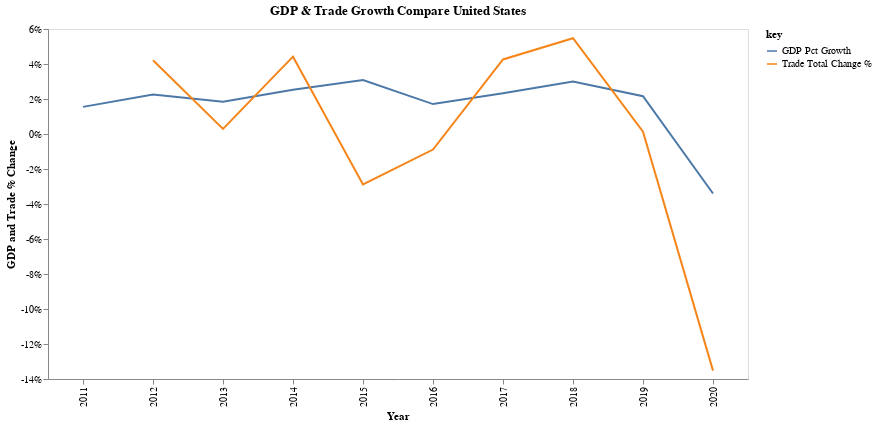

Notebook code cell kept with this figure:
### Code cell
my_altair.get_time_series_gdp_trade_trend_chart("United States")

### Figure 1 — Vega-Lite specification as saved in the notebook (floating-point values rounded to 4 significant figures)
{"config": {"view": {"continuousWidth": 400, "continuousHeight": 300}, "axis": {"grid": false}}, "layer": [{"mark": "line", "encoding": {"color": {"field": "key", "type": "nominal"}, "x": {"axis": {"title": "Year"}, "field": "Year", "type": "nominal"}, "y": {"axis": {"labelExpr": "datum.value + \"%\"", "title": "GDP and Trade % Change"}, "field": "value", "type": "quantitative"}}, "height": 350, "title": "GDP & Trade Growth Compare United States", "transform": [{"fold": ["GDP Pct Growth", "Trade Total Change %"]}], "width": 700}, {"mark": {"type": "circle", "color": "red", "opacity": 0.0, "size": 1000}, "encoding": {"tooltip": [{"field": "GDP Growth Pct", "type": "quantitative"}, {"field": "Trade Total Change %", "type": "quantitative"}], "x": {"axis": {"title": ""}, "field": "Year", "type": "nominal"}, "y": {"axis": {"title": ""}, "field": "value", "type": "quantitative"}}, "transform": [{"fold": ["GDP Pct Growth", "Trade Total Change %"]}], "width": 700}], "data": {"name": "data-664e6a6d513b41d654b401d7060c5def"}, "$schema": "https://vega.github.io/schema/vega-lite/v4.17.0.json", "datasets": {"data-664e6a6d513b41d654b401d7060c5def": [{"Country": "United States", "Metric Year": "2011-01-01", "Year": 2011, "AFF value added": 1.216, "Exports G & S Pct GDP": 13.61, "Exports G & S Pct US dollar": 2144000000000.0, "Exports G & S Pct constant LCU": 2033000000000.0, "Exports G & S annual growth %": 7.166, "External balance on G & S pct GDP": -3.729, "Final Consumption Pct GDP": 84.99, "Foreign Direct Investment pct GDP": 1.695, "GDP": 15540000000000.0, "GDP (constant LCU)": 16570000000000.0, "GDP Growth Pct": 1.551, "GDP per capita": 49882, "GDP per capita Growth Pct": 0.8155, "GDP per capita constant LCU": 53190.0, "GNI const LCU": 16690000000000.0, "GNI per capita Atlas": 50630, "GNI per capita Growth Pct": 1.261, "GNI per capita const LCU": 53570.0, "Govt Final Consumption expenditure Growth Pct": -3.069, "Govt Final Consumption expenditure Pct GDP": 16.16, "Gross capital formation": 19.1, "Gross capital formation constant LCU": 3123000000000.0, "Gross domestic savings": 15.01, "Gross fixed capital formation": 18.81, "Gross fixed capital formation, private sector": 14.41, "Gross national expenditure Pct GDP": 104.1, "Gross national expenditure constant LCU": 17040000000000.0, "Gross savings Pct GDP": 16.32, "Gross savings Pct GNI": 16.0, "HH final consumer expenditure": 68.84, "Imports of G & S (constant LCU)": 2437000000000.0, "Imports of G & S Pct GDP": 17.34, "Imports of G & S Pct annual growth": 4.816, "Imports of G & S current US dollar": 2698000000000.0, "Industry Pct GDP": 19.42, "Industry Pct Growth": 0.4341, "Industry constant LCU": 3093000000000.0, "Industry curr $US": 3018000000000.0, "Inflation, GDP deflator Pct": 2.089, "Manufactures exports (pct merch exp)": 62.13, "Manufactures imports (pct merch imp)": 67.5, "Manufacturing Pct GDP": 11.95, "Manufacturing Pct Growth": 0.3209, "Manufacturing constant LCU": 2007000000000.0, "Manufacturing curr $US": 1858000000000.0, "Merchandise exports curr USD": 1483000000000.0, "Merchandise imports curr USD": 2266000000000.0, "Net trade in G & S US dollar": -554500000000.0, "Net trade in Goods US dollar": -741000000000.0, "Population": 311583481, "Population growth": 0.73, "Service exports curr $USD": 644700000000.0, "Service imports curr $USD": 458200000000.0, "Services Pct GDP": 75.86, "Services value added GDP": 1.685, "Services, value added const LCU": 12850000000000.0, "Services, value added curr $US": 11790000000000.0, "Textiles and clothing %  manufacturing": 1.412, "Trade Pct GDP": 30.96, "Urban population growth Pct": 0.9395, "Urban population pct tot Pop": 80.94, "GDP $B": "$15543B", "GDP Pct Growth %": "1.55%", "GDP Pct Growth": 1.55, "Imports G & S Pct GDP": 17.34, "Net Trade Pct GDP": -3.73, "Trade Pct GDP %": 0.31, "Trade Total": 4818000000000.0, "Prev Year": 2010, "Year_curr": 2011, "Trade Total Change": null, "Trade Total Change %": null}, {"Country": "United States", "Metric Year": "2012-01-01", "Year": 2012, "AFF value added": 1.159, "Exports G & S Pct GDP": 13.69, "Exports G & S Pct US dollar": 2247000000000.0, "Exports G & S Pct constant LCU": 2115000000000.0, "Exports G & S annual growth %": 4.014, "External balance on G & S pct GDP": -3.406, "Final Consumption Pct GDP": 83.74, "Foreign Direct Investment pct GDP": 1.546, "GDP": 16200000000000.0, "GDP (constant LCU)": 16950000000000.0, "GDP Growth Pct": 2.25, "GDP per capita": 51602, "GDP per capita Growth Pct": 1.502, "GDP per capita constant LCU": 53990.0, "GNI const LCU": 17260000000000.0, "GNI per capita Atlas": 52780, "GNI per capita Growth Pct": 2.644, "GNI per capita const LCU": 54980.0, "Govt Final Consumption expenditure Growth Pct": -1.457, "Govt Final Consumption expenditure Pct GDP": 15.53, "Gross capital formation": 20.02, "Gross capital formation constant LCU": 3363000000000.0, "Gross domestic savings": 16.26, "Gross fixed capital formation": 19.58, "Gross fixed capital formation, private sector": 15.31, "Gross national expenditure Pct GDP": 103.8, "Gross national expenditure constant LCU": 17390000000000.0, "Gross savings Pct GDP": 18.66, "Gross savings Pct GNI": 18.13, "HH final consumer expenditure": 68.21, "Imports of G & S (constant LCU)": 2496000000000.0, "Imports of G & S Pct GDP": 17.1, "Imports of G & S Pct annual growth": 2.448, "Imports of G & S current US dollar": 2773000000000.0, "Industry Pct GDP": 19.16, "Industry Pct Growth": 1.564, "Industry constant LCU": 3142000000000.0, "Industry curr $US": 3103000000000.0, "Inflation, GDP deflator Pct": 1.918, "Manufactures exports (pct merch exp)": 62.02, "Manufactures imports (pct merch imp)": 69.47, "Manufacturing Pct GDP": 11.85, "Manufacturing Pct Growth": -0.4909, "Manufacturing constant LCU": 1997000000000.0, "Manufacturing curr $US": 1920000000000.0, "Merchandise exports curr USD": 1546000000000.0, "Merchandise imports curr USD": 2337000000000.0, "Net trade in G & S US dollar": -525900000000.0, "Net trade in Goods US dollar": -741100000000.0, "Population": 313877662, "Population growth": 0.73, "Service exports curr $USD": 684800000000.0, "Service imports curr $USD": 469600000000.0, "Services Pct GDP": 76.15, "Services value added GDP": 2.216, "Services, value added const LCU": 13130000000000.0, "Services, value added curr $US": 12330000000000.0, "Textiles and clothing %  manufacturing": 1.316, "Trade Pct GDP": 30.79, "Urban population growth Pct": 0.9496, "Urban population pct tot Pop": 81.12, "GDP $B": "$16197B", "GDP Pct Growth %": "2.25%", "GDP Pct Growth": 2.25, "Imports G & S Pct GDP": 17.1, "Net Trade Pct GDP": -3.41, "Trade Pct GDP %": 0.31, "Trade Total": 5021000000000.0, "Prev Year": 2011, "Year_curr": 2012, "Trade Total Change": 202900000000.0, "Trade Total Change %": 4.21}, {"Country": "United States", "Metric Year": "2013-01-01", "Year": 2013, "AFF value added": 1.334, "Exports G & S Pct GDP": 13.63, "Exports G & S Pct US dollar": 2313000000000.0, "Exports G & S Pct constant LCU": 2178000000000.0, "Exports G & S annual growth %": 2.971, "External balance on G & S pct GDP": -2.856, "Final Consumption Pct GDP": 82.79, "Foreign Direct Investment pct GDP": 1.717, "GDP": 16780000000000.0, "GDP (constant LCU)": 17260000000000.0, "GDP Growth Pct": 1.842, "GDP per capita": 53106, "GDP per capita Growth Pct": 1.139, "GDP per capita constant LCU": 54600.0, "GNI const LCU": 17530000000000.0, "GNI per capita Atlas": 53980, "GNI per capita Growth Pct": 0.8901, "GNI per capita const LCU": 55470.0, "Govt Final Consumption expenditure Growth Pct": -1.888, "Govt Final Consumption expenditure Pct GDP": 15.09, "Gross capital formation": 20.41, "Gross capital formation constant LCU": 3520000000000.0, "Gross domestic savings": 17.21, "Gross fixed capital formation": 19.79, "Gross fixed capital formation, private sector": 15.78, "Gross national expenditure Pct GDP": 103.2, "Gross national expenditure constant LCU": 17670000000000.0, "Gross savings Pct GDP": 19.09, "Gross savings Pct GNI": 18.64, "HH final consumer expenditure": 67.7, "Imports of G & S (constant LCU)": 2527000000000.0, "Imports of G & S Pct GDP": 16.48, "Imports of G & S Pct annual growth": 1.213, "Imports of G & S current US dollar": 2760000000000.0, "Industry Pct GDP": 19.26, "Industry Pct Growth": 2.518, "Industry constant LCU": 3221000000000.0, "Industry curr $US": 3232000000000.0, "Inflation, GDP deflator Pct": 1.755, "Manufactures exports (pct merch exp)": 61.18, "Manufactures imports (pct merch imp)": 71.13, "Manufacturing Pct GDP": 11.81, "Manufacturing Pct Growth": 2.933, "Manufacturing constant LCU": 2056000000000.0, "Manufacturing curr $US": 1982000000000.0, "Merchandise exports curr USD": 1580000000000.0, "Merchandise imports curr USD": 2329000000000.0, "Net trade in G & S US dollar": -446900000000.0, "Net trade in Goods US dollar": -700500000000.0, "Population": 316059947, "Population growth": 0.69, "Service exports curr $USD": 719400000000.0, "Service imports curr $USD": 465700000000.0, "Services Pct GDP": 75.77, "Services value added GDP": 1.108, "Services, value added const LCU": 13280000000000.0, "Services, value added curr $US": 12720000000000.0, "Textiles and clothing %  manufacturing": 1.323, "Trade Pct GDP": 30.11, "Urban population growth Pct": 0.9145, "Urban population pct tot Pop": 81.3, "GDP $B": "$16785B", "GDP Pct Growth %": "1.84%", "GDP Pct Growth": 1.84, "Imports G & S Pct GDP": 16.48, "Net Trade Pct GDP": -2.85, "Trade Pct GDP %": 0.3, "Trade Total": 5035000000000.0, "Prev Year": 2012, "Year_curr": 2013, "Trade Total Change": 14380000000.0, "Trade Total Change %": 0.29}, {"Country": "United States", "Metric Year": "2014-01-01", "Year": 2014, "AFF value added": 1.186, "Exports G & S Pct GDP": 13.56, "Exports G & S Pct US dollar": 2393000000000.0, "Exports G & S Pct constant LCU": 2263000000000.0, "Exports G & S annual growth %": 3.884, "External balance on G & S pct GDP": -2.91, "Final Consumption Pct GDP": 82.24, "Foreign Direct Investment pct GDP": 1.437, "GDP": 17530000000000.0, "GDP (constant LCU)": 17690000000000.0, "GDP Growth Pct": 2.526, "GDP per capita": 55049, "GDP per capita Growth Pct": 1.777, "GDP per capita constant LCU": 55570.0, "GNI const LCU": 18100000000000.0, "GNI per capita Atlas": 55800, "GNI per capita Growth Pct": 2.477, "GNI per capita const LCU": 56850.0, "Govt Final Consumption expenditure Growth Pct": -0.7734, "Govt Final Consumption expenditure Pct GDP": 14.64, "Gross capital formation": 20.81, "Gross capital formation constant LCU": 3674000000000.0, "Gross domestic savings": 17.76, "Gross fixed capital formation": 20.33, "Gross fixed capital formation, private sector": 0.0, "Gross national expenditure Pct GDP": 103.0, "Gross national expenditure constant LCU": 18120000000000.0, "Gross savings Pct GDP": 20.21, "Gross savings Pct GNI": 19.64, "HH final consumer expenditure": 67.6, "Imports of G & S (constant LCU)": 2657000000000.0, "Imports of G & S Pct GDP": 16.47, "Imports of G & S Pct annual growth": 5.16, "Imports of G & S current US dollar": 2877000000000.0, "Industry Pct GDP": 19.33, "Industry Pct Growth": 2.35, "Industry constant LCU": 3297000000000.0, "Industry curr $US": 3388000000000.0, "Inflation, GDP deflator Pct": 1.85, "Manufactures exports (pct merch exp)": 61.42, "Manufactures imports (pct merch imp)": 72.83, "Manufacturing Pct GDP": 11.65, "Manufacturing Pct Growth": 1.875, "Manufacturing constant LCU": 2095000000000.0, "Manufacturing curr $US": 2042000000000.0, "Merchandise exports curr USD": 1621000000000.0, "Merchandise imports curr USD": 2413000000000.0, "Net trade in G & S US dollar": -484000000000.0, "Net trade in Goods US dollar": -749900000000.0, "Population": 318386329, "Population growth": 0.73, "Service exports curr $USD": 757000000000.0, "Service imports curr $USD": 491100000000.0, "Services Pct GDP": 75.81, "Services value added GDP": 2.487, "Services, value added const LCU": 13610000000000.0, "Services, value added curr $US": 13290000000000.0, "Textiles and clothing %  manufacturing": 1.313, "Trade Pct GDP": 30.04, "Urban population growth Pct": 0.9594, "Urban population pct tot Pop": 81.48, "GDP $B": "$17527B", "GDP Pct Growth %": "2.53%", "GDP Pct Growth": 2.53, "Imports G & S Pct GDP": 16.47, "Net Trade Pct GDP": -2.91, "Trade Pct GDP %": 0.3, "Trade Total": 5258000000000.0, "Prev Year": 2013, "Year_curr": 2014, "Trade Total Change": 222700000000.0, "Trade Total Change %": 4.42}, {"Country": "United States", "Metric Year": "2015-01-01", "Year": 2015, "AFF value added": 1.044, "Exports G & S Pct GDP": 12.44, "Exports G & S Pct US dollar": 2280000000000.0, "Exports G & S Pct constant LCU": 2269000000000.0, "Exports G & S annual growth %": 0.2711, "External balance on G & S pct GDP": -2.885, "Final Consumption Pct GDP": 81.55, "Foreign Direct Investment pct GDP": 2.804, "GDP": 18240000000000.0, "GDP (constant LCU)": 18240000000000.0, "GDP Growth Pct": 3.076, "GDP per capita": 56863, "GDP per capita Growth Pct": 2.319, "GDP per capita constant LCU": 56860.0, "GNI const LCU": 18660000000000.0, "GNI per capita Atlas": 56640, "GNI per capita Growth Pct": 2.347, "GNI per capita const LCU": 58180.0, "Govt Final Consumption expenditure Growth Pct": 1.588, "Govt Final Consumption expenditure Pct GDP": 14.3, "Gross capital formation": 21.16, "Gross capital formation constant LCU": 3860000000000.0, "Gross domestic savings": 18.45, "Gross fixed capital formation": 20.41, "Gross fixed capital formation, private sector": 0.0, "Gross national expenditure Pct GDP": 102.7, "Gross national expenditure constant LCU": 18730000000000.0, "Gross savings Pct GDP": 20.21, "Gross savings Pct GNI": 19.75, "HH final consumer expenditure": 67.24, "Imports of G & S (constant LCU)": 2795000000000.0, "Imports of G & S Pct GDP": 15.32, "Imports of G & S Pct annual growth": 5.186, "Imports of G & S current US dollar": 2771000000000.0, "Industry Pct GDP": 18.54, "Industry Pct Growth": 2.594, "Industry constant LCU": 3382000000000.0, "Industry curr $US": 3382000000000.0, "Inflation, GDP deflator Pct": 0.9525, "Manufactures exports (pct merch exp)": 63.71, "Manufactures imports (pct merch imp)": 78.42, "Manufacturing Pct GDP": 11.63, "Manufacturing Pct Growth": 1.297, "Manufacturing constant LCU": 2122000000000.0, "Manufacturing curr $US": 2122000000000.0, "Merchandise exports curr USD": 1503000000000.0, "Merchandise imports curr USD": 2315000000000.0, "Net trade in G & S US dollar": -491400000000.0, "Net trade in Goods US dollar": -761900000000.0, "Population": 320738994, "Population growth": 0.74, "Service exports curr $USD": 768700000000.0, "Service imports curr $USD": 498200000000.0, "Services Pct GDP": 76.78, "Services value added GDP": 2.914, "Services, value added const LCU": 14000000000000.0, "Services, value added curr $US": 14000000000000.0, "Textiles and clothing %  manufacturing": 1.271, "Trade Pct GDP": 27.76, "Urban population growth Pct": 0.9667, "Urban population pct tot Pop": 81.67, "GDP $B": "$18238B", "GDP Pct Growth %": "3.08%", "GDP Pct Growth": 3.08, "Imports G & S Pct GDP": 15.32, "Net Trade Pct GDP": -2.88, "Trade Pct GDP %": 0.28, "Trade Total": 5107000000000.0, "Prev Year": 2014, "Year_curr": 2015, "Trade Total Change": -151400000000.0, "Trade Total Change %": -2.88}, {"Country": "United States", "Metric Year": "2016-01-01", "Year": 2016, "AFF value added": 0.944, "Exports G & S Pct GDP": 11.91, "Exports G & S Pct US dollar": 2238000000000.0, "Exports G & S Pct constant LCU": 2278000000000.0, "Exports G & S annual growth %": 0.4053, "External balance on G & S pct GDP": -2.701, "Final Consumption Pct GDP": 81.92, "Foreign Direct Investment pct GDP": 2.531, "GDP": 18750000000000.0, "GDP (constant LCU)": 18550000000000.0, "GDP Growth Pct": 1.711, "GDP per capita": 58021, "GDP per capita Growth Pct": 0.977, "GDP per capita constant LCU": 57420.0, "GNI const LCU": 18890000000000.0, "GNI per capita Atlas": 57130, "GNI per capita Growth Pct": 0.48, "GNI per capita const LCU": 58460.0, "Govt Final Consumption expenditure Growth Pct": 1.861, "Govt Final Consumption expenditure Pct GDP": 14.21, "Gross capital formation": 20.51, "Gross capital formation constant LCU": 3841000000000.0, "Gross domestic savings": 18.08, "Gross fixed capital formation": 20.32, "Gross fixed capital formation, private sector": 0.0, "Gross national expenditure Pct GDP": 102.4, "Gross national expenditure constant LCU": 19070000000000.0, "Gross savings Pct GDP": 18.94, "Gross savings Pct GNI": 18.67, "HH final consumer expenditure": 67.72, "Imports of G & S (constant LCU)": 2835000000000.0, "Imports of G & S Pct GDP": 14.61, "Imports of G & S Pct annual growth": 1.452, "Imports of G & S current US dollar": 2720000000000.0, "Industry Pct GDP": 17.97, "Industry Pct Growth": 0.2951, "Industry constant LCU": 3392000000000.0, "Industry curr $US": 3368000000000.0, "Inflation, GDP deflator Pct": 1.049, "Manufactures exports (pct merch exp)": 63.26, "Manufactures imports (pct merch imp)": 79.16, "Manufacturing Pct GDP": 11.17, "Manufacturing Pct Growth": -0.7666, "Manufacturing constant LCU": 2106000000000.0, "Manufacturing curr $US": 2094000000000.0, "Merchandise exports curr USD": 1451000000000.0, "Merchandise imports curr USD": 2250000000000.0, "Net trade in G & S US dollar": -481500000000.0, "Net trade in Goods US dollar": -749800000000.0, "Population": 323071755, "Population growth": 0.72, "Service exports curr $USD": 780900000000.0, "Service imports curr $USD": 512600000000.0, "Services Pct GDP": 77.52, "Services value added GDP": 2.025, "Services, value added const LCU": 14290000000000.0, "Services, value added curr $US": 14530000000000.0, "Textiles and clothing %  manufacturing": 1.254, "Trade Pct GDP": 26.52, "Urban population growth Pct": 0.9583, "Urban population pct tot Pop": 81.86, "GDP $B": "$18745B", "GDP Pct Growth %": "1.71%", "GDP Pct Growth": 1.71, "Imports G & S Pct GDP": 14.61, "Net Trade Pct GDP": -2.7, "Trade Pct GDP %": 0.27, "Trade Total": 5061000000000.0, "Prev Year": 2015, "Year_curr": 2016, "Trade Total Change": -45550000000.0, "Trade Total Change %": -0.89}, {"Country": "United States", "Metric Year": "2017-01-01", "Year": 2017, "AFF value added": 0.9498, "Exports G & S Pct GDP": 12.2, "Exports G & S Pct US dollar": 2391000000000.0, "Exports G & S Pct constant LCU": 2371000000000.0, "Exports G & S annual growth %": 4.078, "External balance on G & S pct GDP": -2.763, "Final Consumption Pct GDP": 81.72, "Foreign Direct Investment pct GDP": 1.949, "GDP": 19540000000000.0, "GDP (constant LCU)": 18980000000000.0, "GDP Growth Pct": 2.333, "GDP per capita": 60109, "GDP per capita Growth Pct": 1.687, "GDP per capita constant LCU": 58390.0, "GNI const LCU": 19390000000000.0, "GNI per capita Atlas": 59240, "GNI per capita Growth Pct": 2.03, "GNI per capita const LCU": 59650.0, "Govt Final Consumption expenditure Growth Pct": 0.01176, "Govt Final Consumption expenditure Pct GDP": 13.97, "Gross capital formation": 20.72, "Gross capital formation constant LCU": 3985000000000.0, "Gross domestic savings": 18.28, "Gross fixed capital formation": 20.57, "Gross fixed capital formation, private sector": 0.0, "Gross national expenditure Pct GDP": 102.4, "Gross national expenditure constant LCU": 19520000000000.0, "Gross savings Pct GDP": 19.52, "Gross savings Pct GNI": 19.18, "HH final consumer expenditure": 67.74, "Imports of G & S (constant LCU)": 2961000000000.0, "Imports of G & S Pct GDP": 14.96, "Imports of G & S Pct annual growth": 4.444, "Imports of G & S current US dollar": 2904000000000.0, "Industry Pct GDP": 18.25, "Industry Pct Growth": 2.454, "Industry constant LCU": 3475000000000.0, "Industry curr $US": 3567000000000.0, "Inflation, GDP deflator Pct": 1.88, "Manufactures exports (pct merch exp)": 61.37, "Manufactures imports (pct merch imp)": 77.96, "Manufacturing Pct GDP": 11.13, "Manufacturing Pct Growth": 2.503, "Manufacturing constant LCU": 2158000000000.0, "Manufacturing curr $US": 2175000000000.0, "Merchandise exports curr USD": 1546000000000.0, "Merchandise imports curr USD": 2408000000000.0, "Net trade in G & S US dollar": -512700000000.0, "Net trade in Goods US dollar": -799300000000.0, "Population": 325122128, "Population growth": 0.63, "Service exports curr $USD": 833800000000.0, "Service imports curr $USD": 547200000000.0, "Services Pct GDP": 77.24, "Services value added GDP": 2.329, "Services, value added const LCU": 14620000000000.0, "Services, value added curr $US": 15100000000000.0, "Textiles and clothing %  manufacturing": 1.208, "Trade Pct GDP": 27.16, "Urban population growth Pct": 0.8718, "Urban population pct tot Pop": 82.06, "GDP $B": "$19543B", "GDP Pct Growth %": "2.33%", "GDP Pct Growth": 2.33, "Imports G & S Pct GDP": 14.96, "Net Trade Pct GDP": -2.76, "Trade Pct GDP %": 0.27, "Trade Total": 5277000000000.0, "Prev Year": 2016, "Year_curr": 2017, "Trade Total Change": 215400000000.0, "Trade Total Change %": 4.26}, {"Country": "United States", "Metric Year": "2018-01-01", "Year": 2018, "AFF value added": 0.9206, "Exports G & S Pct GDP": 12.29, "Exports G & S Pct US dollar": 2539000000000.0, "Exports G & S Pct constant LCU": 2437000000000.0, "Exports G & S annual growth %": 2.811, "External balance on G & S pct GDP": -2.892, "Final Consumption Pct GDP": 81.42, "Foreign Direct Investment pct GDP": 1.04, "GDP": 20610000000000.0, "GDP (constant LCU)": 19550000000000.0, "GDP Growth Pct": 2.996, "GDP per capita": 63064, "GDP per capita Growth Pct": 2.456, "GDP per capita constant LCU": 59820.0, "GNI const LCU": 19950000000000.0, "GNI per capita Atlas": 63490, "GNI per capita Growth Pct": 2.353, "GNI per capita const LCU": 61050.0, "Govt Final Consumption expenditure Growth Pct": 1.173, "Govt Final Consumption expenditure Pct GDP": 13.92, "Gross capital formation": 21.06, "Gross capital formation constant LCU": 4189000000000.0, "Gross domestic savings": 18.58, "Gross fixed capital formation": 20.77, "Gross fixed capital formation, private sector": 0.0, "Gross national expenditure Pct GDP": 102.5, "Gross national expenditure constant LCU": 20120000000000.0, "Gross savings Pct GDP": 19.64, "Gross savings Pct GNI": 19.32, "HH final consumer expenditure": 67.5, "Imports of G & S (constant LCU)": 3083000000000.0, "Imports of G & S Pct GDP": 15.18, "Imports of G & S Pct annual growth": 4.099, "Imports of G & S current US dollar": 3120000000000.0, "Industry Pct GDP": 18.53, "Industry Pct Growth": 3.735, "Industry constant LCU": 3605000000000.0, "Industry curr $US": 3819000000000.0, "Inflation, GDP deflator Pct": 2.401, "Manufactures exports (pct merch exp)": 58.91, "Manufactures imports (pct merch imp)": 77.33, "Manufacturing Pct GDP": 11.2, "Manufacturing Pct Growth": 4.262, "Manufacturing constant LCU": 2250000000000.0, "Manufacturing curr $US": 2308000000000.0, "Merchandise exports curr USD": 1664000000000.0, "Merchandise imports curr USD": 2614000000000.0, "Net trade in G & S US dollar": -581000000000.0, "Net trade in Goods US dollar": -878700000000.0, "Population": 326838199, "Population growth": 0.53, "Service exports curr $USD": 861700000000.0, "Service imports curr $USD": 563900000000.0, "Services Pct GDP": 76.89, "Services value added GDP": 2.761, "Services, value added const LCU": 15020000000000.0, "Services, value added curr $US": 15850000000000.0, "Textiles and clothing %  manufacturing": 1.129, "Trade Pct GDP": 27.48, "Urban population growth Pct": 0.7674, "Urban population pct tot Pop": 82.26, "GDP $B": "$20612B", "GDP Pct Growth %": "3.00%", "GDP Pct Growth": 3.0, "Imports G & S Pct GDP": 15.18, "Net Trade Pct GDP": -2.89, "Trade Pct GDP %": 0.27, "Trade Total": 5565000000000.0, "Prev Year": 2017, "Year_curr": 2018, "Trade Total Change": 288600000000.0, "Trade Total Change %": 5.47}, {"Country": "United States", "Metric Year": "2019-01-01", "Year": 2019, "AFF value added": 0.9169, "Exports G & S Pct GDP": 11.76, "Exports G & S Pct US dollar": 2528000000000.0, "Exports G & S Pct constant LCU": 2436000000000.0, "Exports G & S annual growth %": -0.06519, "External balance on G & S pct GDP": -2.782, "Final Consumption Pct GDP": 81.19, "Foreign Direct Investment pct GDP": 1.41, "GDP": 21430000000000.0, "GDP (constant LCU)": 19970000000000.0, "GDP Growth Pct": 2.161, "GDP per capita": 65279, "GDP per capita Growth Pct": 1.697, "GDP per capita constant LCU": 60840.0, "GNI const LCU": 20360000000000.0, "GNI per capita Atlas": 65970, "GNI per capita Growth Pct": 1.578, "GNI per capita const LCU": 62010.0, "Govt Final Consumption expenditure Growth Pct": 2.032, "Govt Final Consumption expenditure Pct GDP": 13.88, "Gross capital formation": 21.3, "Gross capital formation constant LCU": 4328000000000.0, "Gross domestic savings": 18.81, "Gross fixed capital formation": 20.96, "Gross fixed capital formation, private sector": 0.0, "Gross national expenditure Pct GDP": 102.5, "Gross national expenditure constant LCU": 20610000000000.0, "Gross savings Pct GDP": 19.49, "Gross savings Pct GNI": 19.25, "HH final consumer expenditure": 67.32, "Imports of G & S (constant LCU)": 3118000000000.0, "Imports of G & S Pct GDP": 14.54, "Imports of G & S Pct annual growth": 1.151, "Imports of G & S current US dollar": 3105000000000.0, "Industry Pct GDP": 18.16, "Industry Pct Growth": 2.292, "Industry constant LCU": 3688000000000.0, "Industry curr $US": 3891000000000.0, "Inflation, GDP deflator Pct": 1.785, "Manufactures exports (pct merch exp)": 59.11, "Manufactures imports (pct merch imp)": 77.8, "Manufacturing Pct GDP": 10.93, "Manufacturing Pct Growth": 1.967, "Manufacturing constant LCU": 2294000000000.0, "Manufacturing curr $US": 2342000000000.0, "Merchandise exports curr USD": 1643000000000.0, "Merchandise imports curr USD": 2567000000000.0, "Net trade in G & S US dollar": -576300000000.0, "Net trade in Goods US dollar": -861500000000.0, "Population": 328329953, "Population growth": 0.46, "Service exports curr $USD": 876300000000.0, "Service imports curr $USD": 591100000000.0, "Services Pct GDP": 77.31, "Services value added GDP": 2.227, "Services, value added const LCU": 15360000000000.0, "Services, value added curr $US": 16570000000000.0, "Textiles and clothing %  manufacturing": 1.129, "Trade Pct GDP": 26.29, "Urban population growth Pct": 0.7019, "Urban population pct tot Pop": 82.46, "GDP $B": "$21433B", "GDP Pct Growth %": "2.16%", "GDP Pct Growth": 2.16, "Imports G & S Pct GDP": 14.54, "Net Trade Pct GDP": -2.78, "Trade Pct GDP %": 0.26, "Trade Total": 5573000000000.0, "Prev Year": 2018, "Year_curr": 2019, "Trade Total Change": 7436000000.0, "Trade Total Change %": 0.13}, {"Country": "United States", "Metric Year": "2020-01-01", "Year": 2020, "AFF value added": 0.0, "Exports G & S Pct GDP": 10.13, "Exports G & S Pct US dollar": 2134000000000.0, "Exports G & S Pct constant LCU": 2105000000000.0, "Exports G & S annual growth %": -13.56, "External balance on G & S pct GDP": -3.108, "Final Consumption Pct GDP": 81.73, "Foreign Direct Investment pct GDP": 1.008, "GDP": 20950000000000.0, "GDP (constant LCU)": 19290000000000.0, "GDP Growth Pct": -3.405, "GDP per capita": 63593, "GDP per capita Growth Pct": -3.743, "GDP per capita constant LCU": 58560.0, "GNI const LCU": 19740000000000.0, "GNI per capita Atlas": 64530, "GNI per capita Growth Pct": -3.385, "GNI per capita const LCU": 59910.0, "Govt Final Consumption expenditure Growth Pct": 2.026, "Govt Final Consumption expenditure Pct GDP": 14.69, "Gross capital formation": 21.09, "Gross capital formation constant LCU": 4157000000000.0, "Gross domestic savings": 18.27, "Gross fixed capital formation": 21.38, "Gross fixed capital formation, private sector": 0.0, "Gross national expenditure Pct GDP": 102.8, "Gross national expenditure constant LCU": 19980000000000.0, "Gross savings Pct GDP": 19.25, "Gross savings Pct GNI": 18.95, "HH final consumer expenditure": 67.04, "Imports of G & S (constant LCU)": 2840000000000.0, "Imports of G & S Pct GDP": 13.24, "Imports of G & S Pct annual growth": -8.932, "Imports of G & S current US dollar": 2811000000000.0, "Industry Pct GDP": 0.0, "Industry Pct Growth": 0.0, "Industry constant LCU": 0.0, "Industry curr $US": 0.0, "Inflation, GDP deflator Pct": 1.205, "Manufactures exports (pct merch exp)": 60.18, "Manufactures imports (pct merch imp)": 78.82, "Manufacturing Pct GDP": 0.0, "Manufacturing Pct Growth": 0.0, "Manufacturing constant LCU": 0.0, "Manufacturing curr $US": 0.0, "Merchandise exports curr USD": 1432000000000.0, "Merchandise imports curr USD": 2408000000000.0, "Net trade in G & S US dollar": -676700000000.0, "Net trade in Goods US dollar": -922000000000.0, "Population": 329484123, "Population growth": 0.35, "Service exports curr $USD": 705600000000.0, "Service imports curr $USD": 460300000000.0, "Services Pct GDP": 0.0, "Services value added GDP": 0.0, "Services, value added const LCU": 0.0, "Services, value added curr $US": 0.0, "Textiles and clothing %  manufacturing": 0.0, "Trade Pct GDP": 23.38, "Urban population growth Pct": 0.5992, "Urban population pct tot Pop": 82.66, "GDP $B": "$20953B", "GDP Pct Growth %": "-3.40%", "GDP Pct Growth": -3.4, "Imports G & S Pct GDP": 13.24, "Net Trade Pct GDP": -3.11, "Trade Pct GDP %": 0.23, "Trade Total": 4819000000000.0, "Prev Year": 2019, "Year_curr": 2020, "Trade Total Change": -753400000000.0, "Trade Total Change %": -13.52}]}}
